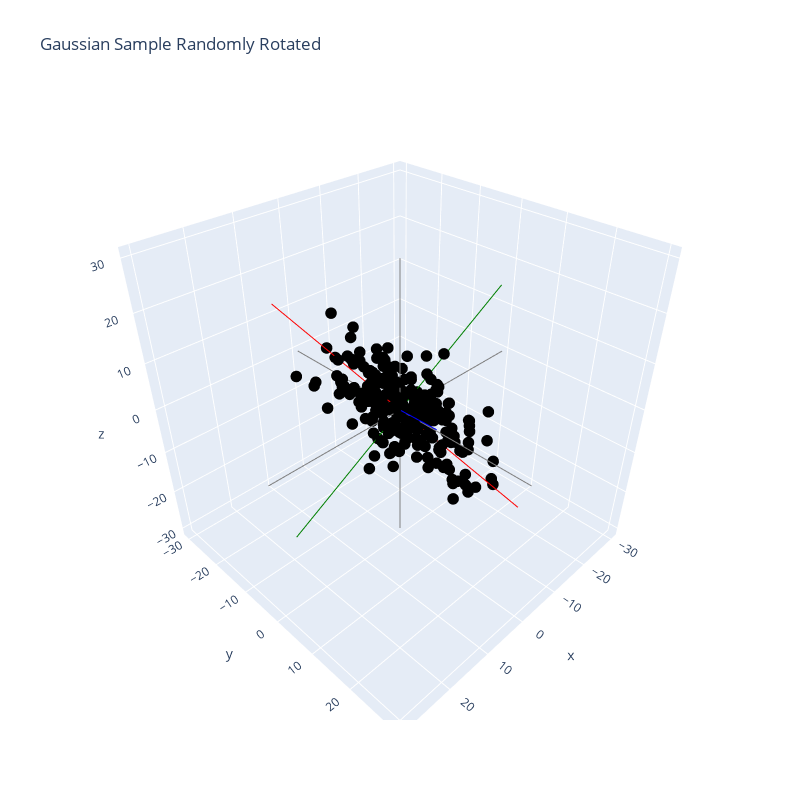

Notebook cell for this chart:
### Code cell
pca = PCA(3)
pca.fit(Xr)

Xcps = pca.components_

trace1 = go.Scatter3d(
   x = Xr[:,0], y = Xr[:,1], z = Xr[:,2], mode = 'markers', showlegend=False,
    marker = dict(
      size = 4
      )    
   )
bnd = 30
axes = [go.Scatter3d(x = [-bnd,bnd], y = [0,0], z = [0,0], mode = 'lines', showlegend=False),
        go.Scatter3d(x = [0,0], y = [-bnd,bnd], z = [0,0], mode = 'lines', showlegend=False),
        go.Scatter3d(x = [0,0], y = [0,0], z = [-bnd,bnd], mode = 'lines', showlegend=False)]

pcStart = bnd*Xcps
pcEnd   = -bnd*Xcps
pctraces = [go.Scatter3d(x = [pcStart[0,0],pcEnd[0,0]], 
                         y = [pcStart[0,1],pcEnd[0,1]], 
                         z = [pcStart[0,2],pcEnd[0,2]], mode = 'lines', showlegend=False),
            go.Scatter3d(x = [pcStart[1,0],pcEnd[1,0]], 
                         y = [pcStart[1,1],pcEnd[1,1]], 
                         z = [pcStart[1,2],pcEnd[1,2]], mode = 'lines', showlegend=False),
            go.Scatter3d(x = [pcStart[2,0],pcEnd[2,0]], 
                         y = [pcStart[2,1],pcEnd[2,1]], 
                         z = [pcStart[2,2],pcEnd[2,2]], mode = 'lines', showlegend=False)
]

layout = go.Layout(title = 'Gaussian Sample Randomly Rotated',
                   colorway=["black", "grey", "grey", "grey", "red", "green", "blue"], 
                   width=800, height=800,)

fig = go.Figure(data = [trace1] + axes + pctraces, layout = layout)

fig.show()

### Figure 1 — Plotly figure (JSON) as saved in the notebook; plotly's stock layout.template omitted (floating-point values rounded to 4 significant figures; data arrays with more than 128 entries replaced by an {"elided": "..."} marker saying what was removed)
{"data": [{"marker": {"size": 4}, "mode": "markers", "showlegend": false, "type": "scatter3d", "x": {"elided": "256 float values"}, "y": {"elided": "256 float values"}, "z": {"elided": "256 float values"}}, {"mode": "lines", "showlegend": false, "type": "scatter3d", "x": [-30, 30], "y": [0, 0], "z": [0, 0]}, {"mode": "lines", "showlegend": false, "type": "scatter3d", "x": [0, 0], "y": [-30, 30], "z": [0, 0]}, {"mode": "lines", "showlegend": false, "type": "scatter3d", "x": [0, 0], "y": [0, 0], "z": [-30, 30]}, {"mode": "lines", "showlegend": false, "type": "scatter3d", "x": [-11.82, 11.82], "y": [20.26, -20.26], "z": [-18.71, 18.71]}, {"mode": "lines", "showlegend": false, "type": "scatter3d", "x": [23.53, -23.53], "y": [-3.204, 3.204], "z": [-18.33, 18.33]}, {"mode": "lines", "showlegend": false, "type": "scatter3d", "x": [-14.38, 14.38], "y": [-21.9, 21.9], "z": [-14.62, 14.62]}], "layout": {"colorway": ["black", "grey", "grey", "grey", "red", "green", "blue"], "height": 800, "title": {"text": "Gaussian Sample Randomly Rotated"}, "width": 800}}
